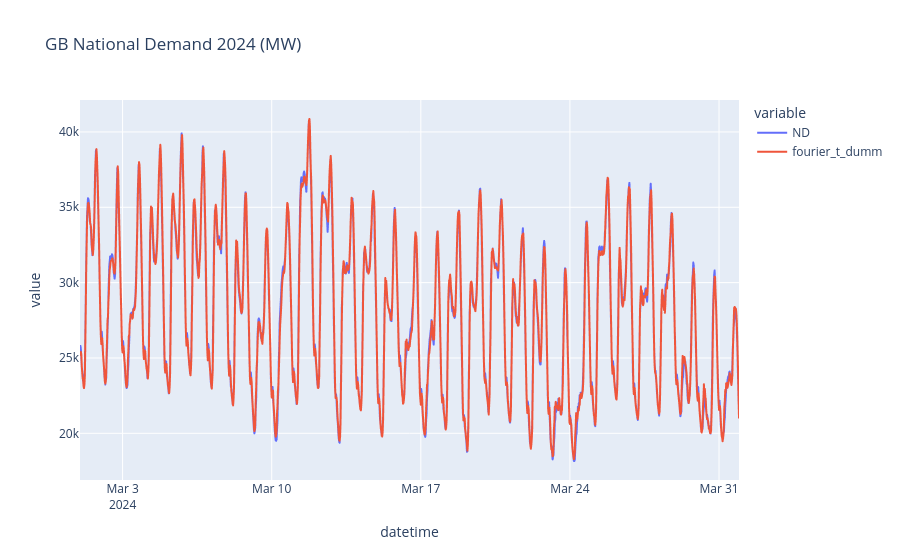
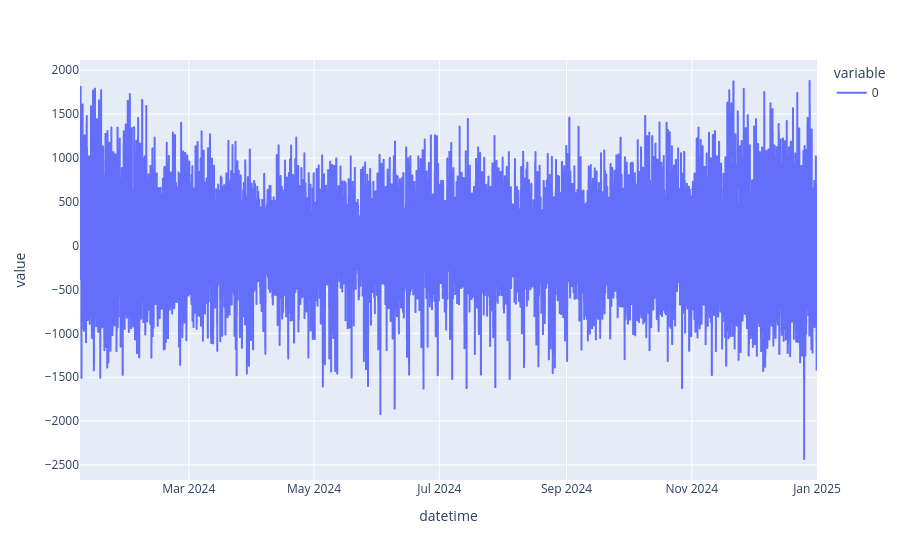

Source (notebook cell) for these figures, in order:
### Code cell
# plot these first to better see performance
y_comb_full = pd.concat([y_pred_full, y_fore_full])
df['fourier_t_dumm'] = y_comb_full

march3_df = df[df['month']==3]
#fig3 = px.line(march3_df, y=['ND', 'ND_lagged','fourier','fourier_full'], title='GB National Demand 2024 (MW)')
fig5 = px.line(march3_df, y=['ND','fourier_t_dumm'], title='GB National Demand 2024 (MW)')
fig5.show()

#dec_df = df[df['month']==12]
#fig3 = px.line(march3_df, y=['ND', 'ND_lagged','fourier','fourier_full'], title='GB National Demand 2024 (MW)')
#fig6 = px.line(dec_df, y=['ND','fourier_full'], title='GB National Demand 2024 (MW)')
#fig6.show()

y_resid = df['ND'] - y_comb_full
y_resid_march = y_resid[y_resid.index.month==3]
#fig_resid = px.line(y_resid_march)
fig_resid = px.line(y_resid)
fig_resid.show()

### Figure 1 — Plotly figure (JSON) as saved in the notebook; plotly's stock layout.template omitted (floating-point values rounded to 4 significant figures; data arrays with more than 128 entries replaced by an {"elided": "..."} marker saying what was removed)
{"data": [{"hovertemplate": "variable=ND<br>datetime=%{x}<br>value=%{y}<extra></extra>", "legendgroup": "ND", "line": {"color": "#636efa", "dash": "solid"}, "marker": {"symbol": "circle"}, "mode": "lines", "name": "ND", "showlegend": true, "type": "scattergl", "x": {"elided": "1486 str values"}, "xaxis": "x", "y": {"elided": "1486 float values"}, "yaxis": "y"}, {"hovertemplate": "variable=fourier_t_dumm<br>datetime=%{x}<br>value=%{y}<extra></extra>", "legendgroup": "fourier_t_dumm", "line": {"color": "#EF553B", "dash": "solid"}, "marker": {"symbol": "circle"}, "mode": "lines", "name": "fourier_t_dumm", "showlegend": true, "type": "scattergl", "x": {"elided": "1486 str values"}, "xaxis": "x", "y": {"elided": "1486 float values"}, "yaxis": "y"}], "layout": {"legend": {"title": {"text": "variable"}, "tracegroupgap": 0}, "title": {"text": "GB National Demand 2024 (MW)"}, "xaxis": {"anchor": "y", "domain": [0, 1], "title": {"text": "datetime"}}, "yaxis": {"anchor": "x", "domain": [0, 1], "title": {"text": "value"}}}}

### Figure 2 — Plotly figure (JSON) as saved in the notebook; plotly's stock layout.template omitted (floating-point values rounded to 4 significant figures; data arrays with more than 128 entries replaced by an {"elided": "..."} marker saying what was removed)
{"data": [{"hovertemplate": "variable=0<br>datetime=%{x}<br>value=%{y}<extra></extra>", "legendgroup": "0", "line": {"color": "#636efa", "dash": "solid"}, "marker": {"symbol": "circle"}, "mode": "lines", "name": "0", "showlegend": true, "type": "scattergl", "x": {"elided": "17232 str values"}, "xaxis": "x", "y": {"elided": "17232 float values"}, "yaxis": "y"}], "layout": {"legend": {"title": {"text": "variable"}, "tracegroupgap": 0}, "margin": {"t": 60}, "xaxis": {"anchor": "y", "domain": [0, 1], "title": {"text": "datetime"}}, "yaxis": {"anchor": "x", "domain": [0, 1], "title": {"text": "value"}}}}
